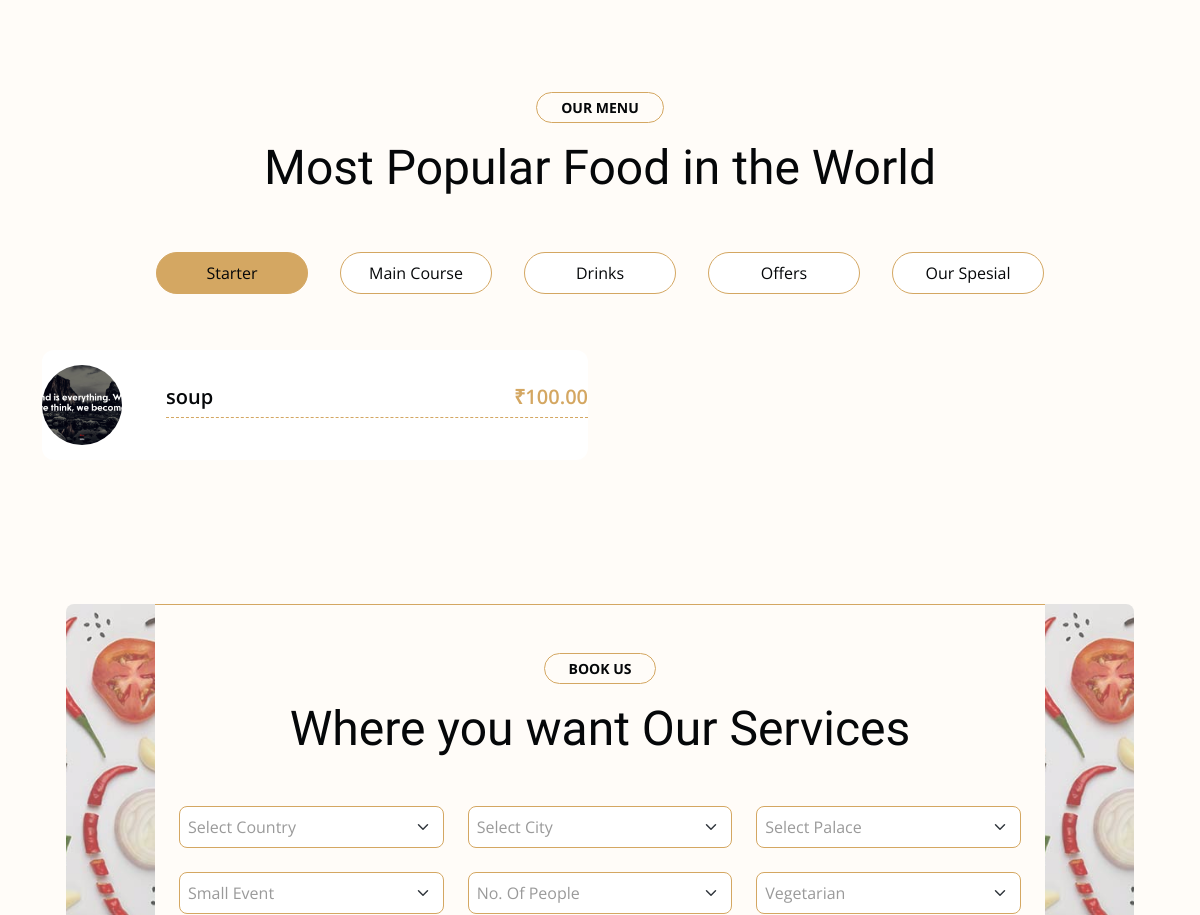
Page /home/ (middle part) on the earlier database version.
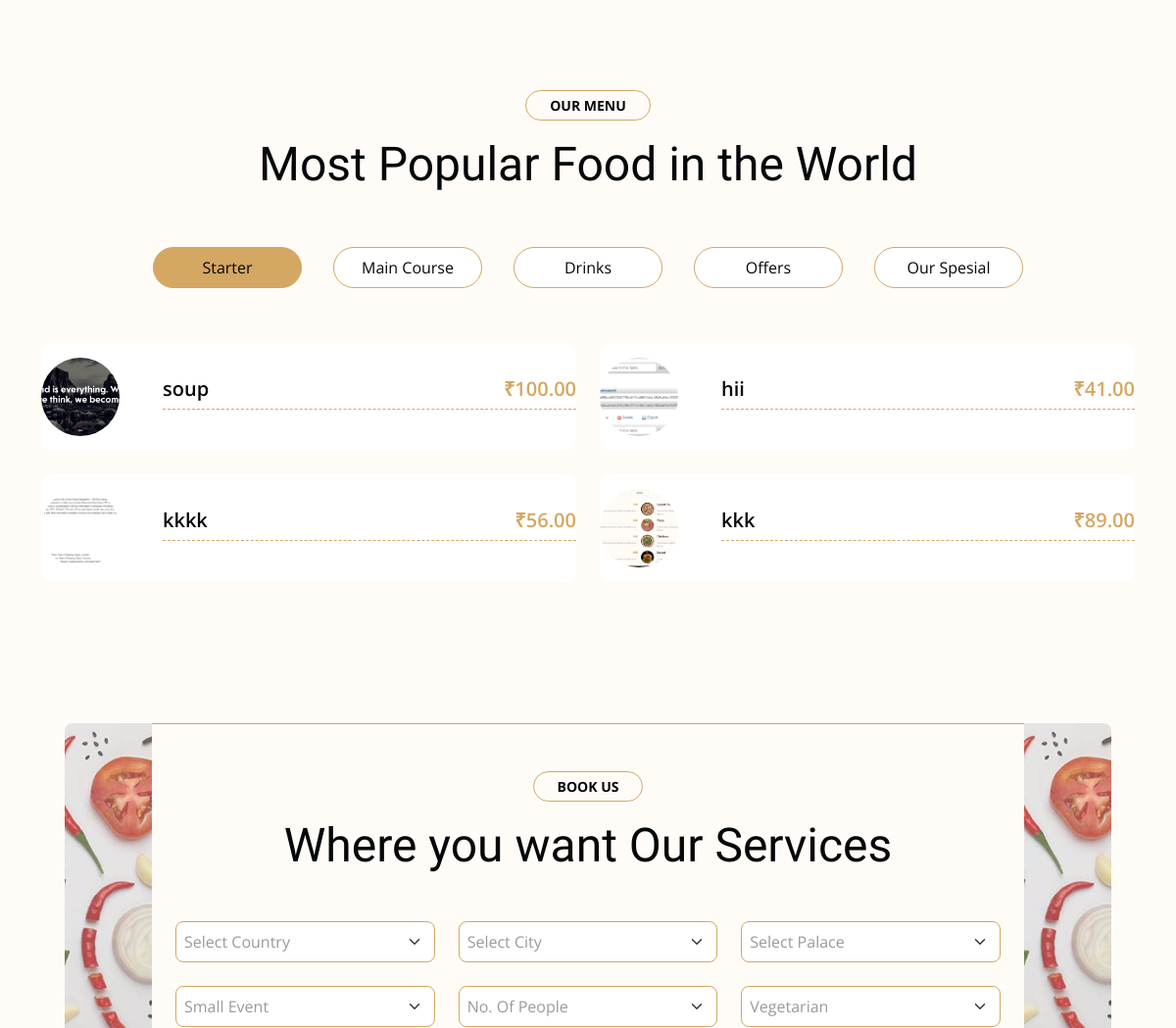
Same page on the later database version.
### foodcourtapp/models.py (models this page shows, shortened)
class StarterFood(models.Model):
    name = models.CharField(max_length=100)
    price = models.DecimalField(max_digits=8, decimal_places=2)
    details = models.TextField(blank=True)
    image = models.ImageField(upload_to='starter_foods/')
    created_at = models.DateTimeField(auto_now_add=True)

### foodcourtapp/views.py (the view, shortened to what this page needs)
# urls.py: path('home/',views.home, name='home'),
def home(request):
    starters = StarterFood.objects.all()
    drinks= Drink.objects.all()
    return render(request, 'home.html', {
        'starters': starters
    })

### foodcourtapp/templates/home.html (shortened to what the changed rows need)
<!DOCTYPE html>
<html lang="en">
{% load static %}
<head>
    <link rel="stylesheet" href="https://use.fontawesome.com/releases/v5.15.4/css/all.css"/>
    <link href="https://cdn.jsdelivr.net/npm/bootstrap-icons@1.4.1/font/bootstrap-icons.css" rel="stylesheet">
    <link href="{% static 'lib/animate/animate.min.css' %}" rel="stylesheet">
    <link href="{% static 'lib/lightbox/css/lightbox.min.css' %}" rel="stylesheet">
    <link href="{% static 'lib/owlcarousel/owl.carousel.min.css' %}" rel="stylesheet">
    <link href="{% static 'css/bootstrap.min.css' %}" rel="stylesheet">
    <link href="{% static 'css/style.css' %}" rel="stylesheet">
</head>
    <body>
        <div class="container-fluid menu bg-light py-6 my-6">
            <div class="container">
                <div class="text-center wow bounceInUp" data-wow-delay="0.1s">
                    <h1 class="display-5 mb-5">Most Popular Food in the World</h1>
                </div>
                <div class="tab-class text-center">
                    <div class="tab-content">
                        <div id="tab-6" class="tab-pane fade show p-0 active">
{% load static %}
<div class="row g-4">
    {% for starter in starters %}
    <div class="col-lg-6 col-md-12 wow bounceInUp" data-wow-delay="0.{{ forloop.counter }}s">
        <div class="menu-item d-flex align-items-center h-100">
                <img src="{{ starter.image.url }}" class="menu-img" alt="{{ starter.name }}">
            <div class="menu-content w-100 ps-4">
                <div class="d-flex justify-content-between align-items-center border-bottom border-primary pb-2 mb-2">
                    <h4 class="mb-0">{{ starter.name }}</h4>
                    <h4 class="text-primary mb-0">₹{{ starter.price }}</h4>
                </div>
            </div>
        </div>
    </div>
    {% endfor %}
</div>
 <br>
 <br>
 <br>
<form method="POST" action="{% url 'home' %}">
<div class="container-fluid contact py-6 wow bounceInUp" data-wow-delay="0.1s">
    <div class="container">
        <div class="row g-0">
            <div class="col-10">
                <div class="border-bottom border-top border-primary bg-light py-5 px-4">
                    <div class="text-center">
                        <h1 class="display-5 mb-5">Where you want Our Services</h1>
                    </div>
                </div>
            </div>
        </div>
    </div>
</div>
</form>
    </body>
</html>

Differences in the rows shown:
added StarterFood: image (picture), name "hii", price "41.00"
added StarterFood: image (picture), name "kkkk", price "56.00"
added StarterFood: image (picture), name "kkk", price "89.00"
